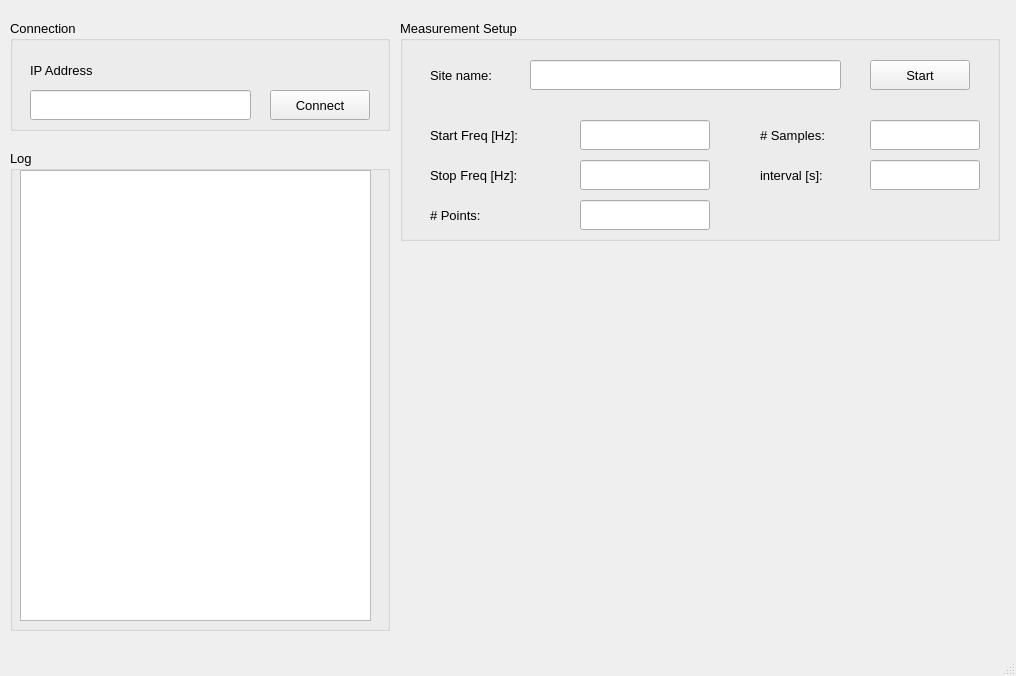
<?xml version="1.0" encoding="UTF-8"?>
<ui version="4.0">
 <class>MainWindow</class>
 <widget class="QMainWindow" name="MainWindow">
  <property name="geometry">
   <rect>
    <x>0</x>
    <y>0</y>
    <width>1016</width>
    <height>676</height>
   </rect>
  </property>
  <property name="windowTitle">
   <string>MainWindow</string>
  </property>
  <widget class="QWidget" name="centralwidget">
   <widget class="QGroupBox" name="groupBox">
    <property name="geometry">
     <rect>
      <x>10</x>
      <y>20</y>
      <width>380</width>
      <height>111</height>
     </rect>
    </property>
    <property name="font">
     <font>
      <pointsize>10</pointsize>
     </font>
    </property>
    <property name="title">
     <string>Connection</string>
    </property>
    <widget class="QLabel" name="label">
     <property name="geometry">
      <rect>
       <x>20</x>
       <y>40</y>
       <width>141</width>
       <height>21</height>
      </rect>
     </property>
     <property name="font">
      <font>
       <pointsize>10</pointsize>
      </font>
     </property>
     <property name="text">
      <string>IP Address</string>
     </property>
    </widget>
    <widget class="QLineEdit" name="ed_ip">
     <property name="geometry">
      <rect>
       <x>20</x>
       <y>70</y>
       <width>221</width>
       <height>30</height>
      </rect>
     </property>
     <property name="font">
      <font>
       <pointsize>10</pointsize>
      </font>
     </property>
    </widget>
    <widget class="QPushButton" name="btn_connect">
     <property name="geometry">
      <rect>
       <x>260</x>
       <y>70</y>
       <width>100</width>
       <height>30</height>
      </rect>
     </property>
     <property name="font">
      <font>
       <pointsize>10</pointsize>
      </font>
     </property>
     <property name="text">
      <string>Connect</string>
     </property>
    </widget>
   </widget>
   <widget class="QGroupBox" name="groupBox_2">
    <property name="geometry">
     <rect>
      <x>400</x>
      <y>20</y>
      <width>600</width>
      <height>221</height>
     </rect>
    </property>
    <property name="font">
     <font>
      <pointsize>10</pointsize>
     </font>
    </property>
    <property name="title">
     <string>Measurement Setup</string>
    </property>
    <widget class="QLabel" name="label_4">
     <property name="geometry">
      <rect>
       <x>30</x>
       <y>40</y>
       <width>101</width>
       <height>30</height>
      </rect>
     </property>
     <property name="font">
      <font>
       <pointsize>10</pointsize>
      </font>
     </property>
     <property name="text">
      <string>Site name:</string>
     </property>
    </widget>
    <widget class="QLineEdit" name="ed_site">
     <property name="geometry">
      <rect>
       <x>130</x>
       <y>40</y>
       <width>311</width>
       <height>30</height>
      </rect>
     </property>
     <property name="font">
      <font>
       <pointsize>10</pointsize>
      </font>
     </property>
    </widget>
    <widget class="QLineEdit" name="ed_n_samples">
     <property name="geometry">
      <rect>
       <x>470</x>
       <y>100</y>
       <width>110</width>
       <height>30</height>
      </rect>
     </property>
     <property name="font">
      <font>
       <pointsize>10</pointsize>
      </font>
     </property>
    </widget>
    <widget class="QPushButton" name="btn_start">
     <property name="geometry">
      <rect>
       <x>470</x>
       <y>40</y>
       <width>100</width>
       <height>30</height>
      </rect>
     </property>
     <property name="font">
      <font>
       <pointsize>10</pointsize>
      </font>
     </property>
     <property name="text">
      <string>Start</string>
     </property>
    </widget>
    <widget class="QLabel" name="label_7">
     <property name="geometry">
      <rect>
       <x>30</x>
       <y>100</y>
       <width>151</width>
       <height>30</height>
      </rect>
     </property>
     <property name="font">
      <font>
       <pointsize>10</pointsize>
      </font>
     </property>
     <property name="text">
      <string>Start Freq [Hz]:</string>
     </property>
    </widget>
    <widget class="QLabel" name="label_8">
     <property name="geometry">
      <rect>
       <x>30</x>
       <y>140</y>
       <width>151</width>
       <height>30</height>
      </rect>
     </property>
     <property name="font">
      <font>
       <pointsize>10</pointsize>
      </font>
     </property>
     <property name="text">
      <string>Stop Freq [Hz]:</string>
     </property>
    </widget>
    <widget class="QLabel" name="label_9">
     <property name="geometry">
      <rect>
       <x>30</x>
       <y>180</y>
       <width>131</width>
       <height>30</height>
      </rect>
     </property>
     <property name="font">
      <font>
       <pointsize>10</pointsize>
      </font>
     </property>
     <property name="text">
      <string># Points:</string>
     </property>
    </widget>
    <widget class="QLineEdit" name="ed_start_freq">
     <property name="geometry">
      <rect>
       <x>180</x>
       <y>100</y>
       <width>130</width>
       <height>30</height>
      </rect>
     </property>
     <property name="font">
      <font>
       <pointsize>10</pointsize>
      </font>
     </property>
    </widget>
    <widget class="QLineEdit" name="ed_stop_freq">
     <property name="geometry">
      <rect>
       <x>180</x>
       <y>140</y>
       <width>130</width>
       <height>30</height>
      </rect>
     </property>
     <property name="font">
      <font>
       <pointsize>10</pointsize>
      </font>
     </property>
    </widget>
    <widget class="QLineEdit" name="ed_n_points">
     <property name="geometry">
      <rect>
       <x>180</x>
       <y>180</y>
       <width>130</width>
       <height>30</height>
      </rect>
     </property>
     <property name="font">
      <font>
       <pointsize>10</pointsize>
      </font>
     </property>
    </widget>
    <widget class="QLabel" name="label_10">
     <property name="geometry">
      <rect>
       <x>360</x>
       <y>100</y>
       <width>111</width>
       <height>30</height>
      </rect>
     </property>
     <property name="font">
      <font>
       <pointsize>10</pointsize>
      </font>
     </property>
     <property name="text">
      <string># Samples:</string>
     </property>
    </widget>
    <widget class="QLabel" name="label_11">
     <property name="geometry">
      <rect>
       <x>360</x>
       <y>140</y>
       <width>111</width>
       <height>30</height>
      </rect>
     </property>
     <property name="font">
      <font>
       <pointsize>10</pointsize>
      </font>
     </property>
     <property name="text">
      <string>interval [s]:</string>
     </property>
    </widget>
    <widget class="QLineEdit" name="ed_interval">
     <property name="geometry">
      <rect>
       <x>470</x>
       <y>140</y>
       <width>110</width>
       <height>30</height>
      </rect>
     </property>
     <property name="font">
      <font>
       <pointsize>10</pointsize>
      </font>
     </property>
    </widget>
   </widget>
   <widget class="QGroupBox" name="groupBox_3">
    <property name="geometry">
     <rect>
      <x>10</x>
      <y>150</y>
      <width>380</width>
      <height>481</height>
     </rect>
    </property>
    <property name="font">
     <font>
      <pointsize>10</pointsize>
     </font>
    </property>
    <property name="title">
     <string>Log</string>
    </property>
    <widget class="QTextBrowser" name="logbox">
     <property name="geometry">
      <rect>
       <x>10</x>
       <y>20</y>
       <width>351</width>
       <height>451</height>
      </rect>
     </property>
    </widget>
   </widget>
   <widget class="QWidget" name="gridLayoutWidget">
    <property name="geometry">
     <rect>
      <x>400</x>
      <y>250</y>
      <width>601</width>
      <height>381</height>
     </rect>
    </property>
    <layout class="QGridLayout" name="grid"/>
   </widget>
  </widget>
  <widget class="QMenuBar" name="menubar">
   <property name="geometry">
    <rect>
     <x>0</x>
     <y>0</y>
     <width>1016</width>
     <height>22</height>
    </rect>
   </property>
  </widget>
  <widget class="QStatusBar" name="statusbar"/>
 </widget>
 <resources/>
 <connections/>
</ui>
